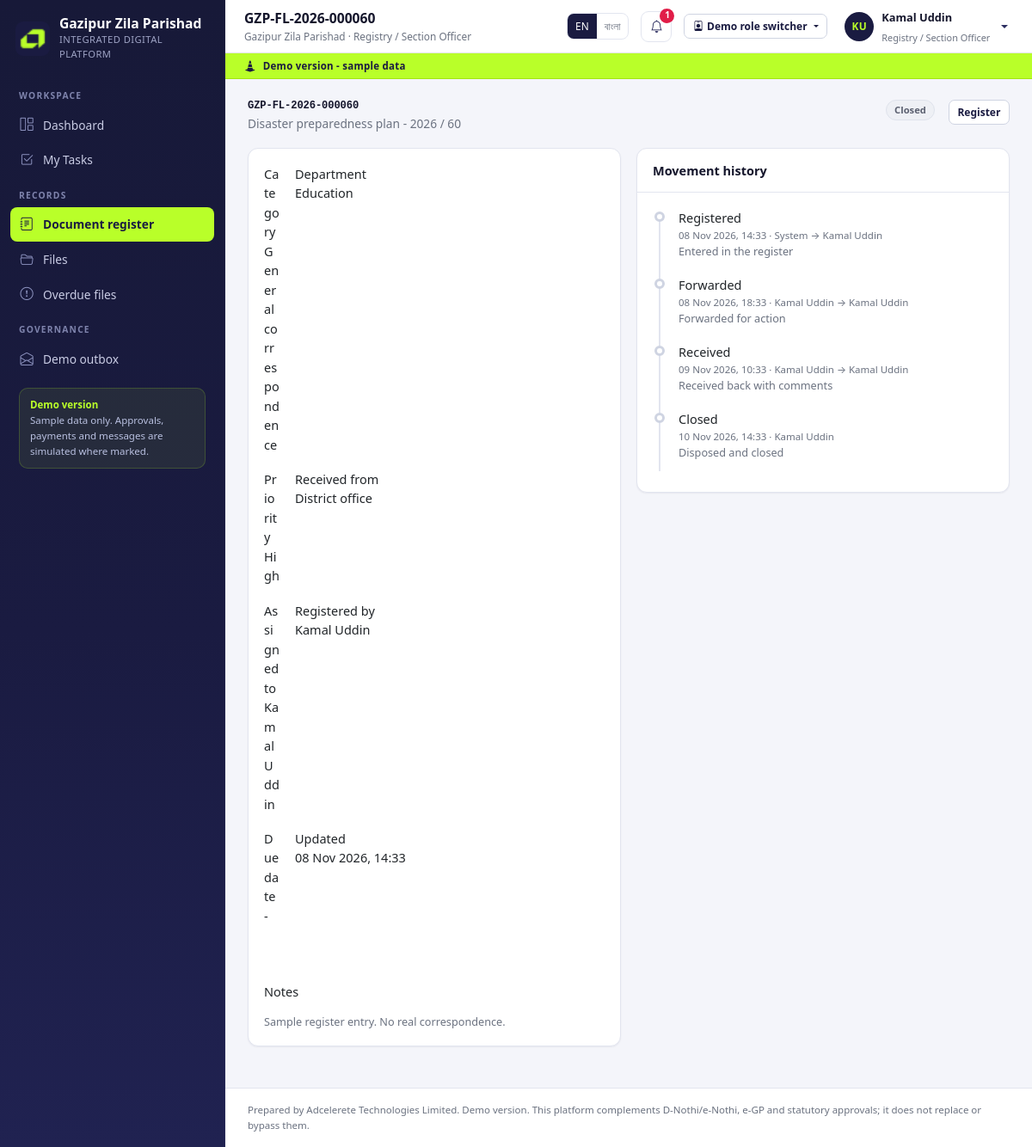
/app/documents/60/ (signed in), run on the app's committed database.
### documents/models.py (models this page shows, shortened)
class DocumentFile(models.Model):
    CATEGORIES = [
        ('general', 'General correspondence'),
        ('procurement', 'Procurement'),
        ('legal', 'Legal / statutory'),
        ('hr', 'Human resources'),
        ('project', 'Project file'),
        ('finance', 'Finance'),
        ('other', 'Other'),
    ]
    STATUS = [('open', 'Open'), ('in_progress', 'In progress'),
              ('closed', 'Closed'), ('archived', 'Archived')]
    PRIORITY = [('normal', 'Normal'), ('high', 'High'), ('urgent', 'Urgent')]
    CONFIDENTIALITY = [('normal', 'Normal'), ('confidential', 'Confidential')]
    file_no = models.CharField(max_length=40, unique=True)
    subject = models.CharField(max_length=200)
    category = models.CharField(max_length=20, choices=CATEGORIES, default='general')
    department = models.ForeignKey('hr.Department', null=True, blank=True,
                                   on_delete=models.SET_NULL, related_name='document_files')
    status = models.CharField(max_length=20, choices=STATUS, default='open')
    priority = models.CharField(max_length=10, choices=PRIORITY, default='normal')
    confidentiality = models.CharField(max_length=20, choices=CONFIDENTIALITY,
                                       default='normal')
    received_from = models.CharField(max_length=160, blank=True)
    assigned_to = models.ForeignKey(settings.AUTH_USER_MODEL, null=True, blank=True,
                                    on_delete=models.SET_NULL, related_name='assigned_files')
    created_by = models.ForeignKey(settings.AUTH_USER_MODEL, null=True, blank=True,
                                   on_delete=models.SET_NULL, related_name='created_files')
    due_date = models.DateField(null=True, blank=True)
    attachment = models.FileField(upload_to='documents/', blank=True, null=True)
    notes = models.TextField(blank=True)
    created_at = models.DateTimeField(default=timezone.now)
    updated_at = models.DateTimeField(auto_now=True)
    class Meta:
        ordering = ['-created_at']
    @property
    def is_overdue(self):
        return bool(self.due_date and self.due_date < timezone.localdate()
                    and self.status not in ('closed', 'archived'))
    @property
    def workflow_instance(self):
        from workflow.models import WorkflowInstance
        return WorkflowInstance.objects.filter(
            object_type='documents.DocumentFile', object_id=self.pk
        ).order_by('-created_at').first()

class FileMovement(models.Model):
    ACTIONS = [('register', 'Registered'), ('forward', 'Forwarded'),
               ('receive', 'Received'), ('return', 'Returned'),
               ('close', 'Closed'), ('note', 'Note added')]
    file = models.ForeignKey(DocumentFile, on_delete=models.CASCADE,
                             related_name='movements')
    action = models.CharField(max_length=20, choices=ACTIONS, default='note')
    from_user = models.ForeignKey(settings.AUTH_USER_MODEL, null=True, blank=True,
                                  on_delete=models.SET_NULL, related_name='+')
    to_user = models.ForeignKey(settings.AUTH_USER_MODEL, null=True, blank=True,
                                on_delete=models.SET_NULL, related_name='+')
    note = models.CharField(max_length=255, blank=True)
    created_at = models.DateTimeField(default=timezone.now)
    class Meta:
        ordering = ['created_at']

### accounts/models.py (models this page shows, shortened)
class User(AbstractUser):
    role = models.ForeignKey(Role, null=True, blank=True, on_delete=models.SET_NULL,
                             related_name='users')
    phone = models.CharField(max_length=30, blank=True)
    department = models.ForeignKey('hr.Department', null=True, blank=True,
                                   on_delete=models.SET_NULL, related_name='users')
    designation = models.ForeignKey('hr.Designation', null=True, blank=True,
                                    on_delete=models.SET_NULL, related_name='users')
    facility = models.ForeignKey('facilities.Facility', null=True, blank=True,
                                 on_delete=models.SET_NULL, related_name='operators',
                                 help_text='Assigned facility for reception operators.')
    email_verified = models.BooleanField(default=False)
    is_demo = models.BooleanField(default=True)
    otp_code = models.CharField(max_length=8, blank=True)
    otp_created_at = models.DateTimeField(null=True, blank=True)
    otp_attempts = models.PositiveIntegerField(default=0)
    class Meta:
        ordering = ['first_name', 'username']
    @property
    def display_name(self):
        return self.get_full_name() or self.username
    @property
    def role_name(self):
        return self.role.name if self.role else 'No role'
    @property
    def is_citizen(self):
        return bool(self.role and self.role.code == 'citizen')
    @property
    def is_staff_portal_user(self):
        return bool(self.role and self.role.code != 'citizen')
    @property
    def is_read_only(self):
        return bool(self.role and self.role.is_read_only)
    def can(self, code):
        if not getattr(self, 'is_authenticated', False):
            return False
        if self.is_superuser:
            return True
        if not self.role_id:
            return False
        cache = getattr(self, '_perm_cache', None)
        if cache is None:
            cache = set(self.role.permissions.values_list('code', flat=True))
            self._perm_cache = cache
        return code in cache

class Role(models.Model):
    code = models.SlugField(max_length=40, unique=True)
    name = models.CharField(max_length=120)
    description = models.TextField(blank=True)
    permissions = models.ManyToManyField(Permission, blank=True, related_name='roles')
    is_read_only = models.BooleanField(
        default=False,
        help_text='Read-only roles cannot submit changes anywhere in the platform.',
    )
    sort_order = models.PositiveIntegerField(default=100)
    class Meta:
        ordering = ['sort_order', 'name']

### hr/models.py (models this page shows, shortened)
class Department(models.Model):
    name = models.CharField(max_length=120, unique=True)
    code = models.SlugField(max_length=30, unique=True)
    head = models.ForeignKey(settings.AUTH_USER_MODEL, null=True, blank=True,
                             on_delete=models.SET_NULL, related_name='headed_departments')
    class Meta:
        ordering = ['name']

### documents/views.py (the view, shortened to what this page needs)
# urls.py: path('documents/<int:pk>/', views.file_detail, name='documents_file'),
@perm_required('documents.view')
def file_detail(request, pk):
    doc = get_object_or_404(
        DocumentFile.objects.select_related('department', 'assigned_to', 'created_by'), pk=pk)
    if doc.confidentiality == 'confidential' and not (
            request.user.can('documents.confidential')
            or request.user.pk in (doc.created_by_id, doc.assigned_to_id)):
        raise PermissionDenied('This file is confidential.')
    return render(request, 'documents/file_detail.html', {
        'doc': doc,
        'movements': doc.movements.select_related('from_user', 'to_user'),
        'users': User.objects.filter(is_active=True).select_related('role'),
        'actions': FileMovement.ACTIONS,
        'page_title': doc.file_no,
    })

### accounts/demo.py (called while the page is built)
def demo_accounts():
    from accounts.models import User
    existing = {
        u.username: u for u in User.objects.filter(
            username__in=[a[0] for a in DEMO_ACCOUNTS]
        ).select_related('role')
    }
    out = []
    for username, label in DEMO_ACCOUNTS:
        user = existing.get(username)
        out.append({
            'username': username,
            'label': user.role.name if user and user.role else label,
            'name': user.display_name if user else label,
            'role_code': user.role.code if user and user.role else '',
        })
    return out

### accounts/nav.py (called while the page is built)
def build_nav(user):
    if not user or not user.is_authenticated:
        return []
    is_citizen = user.is_citizen
    groups = []
    for group_label, items in NAV:
        visible = []
        for label, url, perm, icon in items:
            if perm is None:
                if is_citizen:
                    continue
            elif not user.can(perm):
                continue
            visible.append({'label': label, 'url': url, 'icon': icon})
        if visible:
            groups.append({'label': group_label, 'items': visible})
    return groups

### core/i18n.py (called while the page is built)
def translate(text, lang='en'):
    if lang == 'bn':
        return BN.get(text) or BN_EXTRA.get(text) or text
    return text

### core/models.py (called while the page is built)
def get_setting(key, default=''):
    from core.models import AppSetting
    try:
        return AppSetting.objects.get(key=key).value
    except AppSetting.DoesNotExist:
        return default

### core/templatetags/gzp.py (called while the page is built)
@register.simple_tag(takes_context=True)
def t(context, text):
    return i18n.translate(text, context.get('lang', 'en'))

@register.filter
def tr(value, lang):
    return i18n.translate(str(value), lang)

@register.filter
def dt(value, fmt='d M Y, H:i'):
    if not value:
        return '-'
    if timezone.is_aware(value):
        value = timezone.localtime(value)
    return formats.date_format(value, fmt)

@register.filter
def d(value, fmt='d M Y'):
    if not value:
        return '-'
    return formats.date_format(value, fmt)

@register.filter
def can(code, user):
    return bool(user and user.is_authenticated and user.can(code))

@register.filter
def initials(value):
    parts = [p for p in str(value or '').split() if p]
    return ''.join(p[0].upper() for p in parts[:2]) or '?'

@register.simple_tag
def nav_active(request, prefix):
    path = request.path
    if prefix == '/app/':
        return 'active' if path == '/app/' else ''
    return 'active' if path.startswith(prefix) else ''

### templates/documents/file_detail.html (shortened to what this page needs)
{% extends 'base.html' %}
{% load gzp %}
{% block content %}
<div class="page-head">
  <div>
    <h1 class="mono">{{ doc.file_no }}</h1>
    <div class="sub">{{ doc.subject }}</div>
  </div>
  <span class="chip chip-{{ doc.status|chip }}">{{ doc.get_status_display }}</span>
  <a class="btn btn-sm btn-outline-primary" href="/app/documents/">Register</a>
</div>
<div class="two-col">
  <div>
    <div class="card">
      <div class="card-body detail-grid">
        <div><div class="k">Category</div><div class="v">{{ doc.get_category_display }}</div></div>
        <div><div class="k">Department</div><div class="v">{{ doc.department.name|default:"-" }}</div></div>
        <div><div class="k">Priority</div><div class="v">{{ doc.get_priority_display }}</div></div>
        <div><div class="k">Received from</div><div class="v">{{ doc.received_from|default:"-" }}</div></div>
        <div><div class="k">Assigned to</div><div class="v">{{ doc.assigned_to.display_name|default:"Unassigned" }}</div></div>
        <div><div class="k">Registered by</div><div class="v">{{ doc.created_by.display_name|default:"-" }}</div></div>
        <div><div class="k">Due date</div><div class="v">{% if doc.is_overdue %}<span class="chip chip-danger">{{ doc.due_date|d }}</span>{% else %}{{ doc.due_date|d }}{% endif %}</div></div>
        <div><div class="k">Updated</div><div class="v">{{ doc.updated_at|dt }}</div></div>
      </div>
      {% if doc.notes %}<div class="card-body"><div class="section-title">Notes</div><p class="small mb-0">{{ doc.notes }}</p></div>{% endif %}
    </div>
  </div>
  <div class="card">
    <div class="card-header"><strong>Movement history</strong></div>
    <div class="card-body">
      <div class="timeline">
        {% for move in movements %}
          <div class="tl-item">
            <div>
              <div class="t">{{ move.get_action_display }}</div>
              <div class="note-inline">{{ move.created_at|dt }} · {{ move.from_user.display_name|default:"System" }}
                {% if move.to_user %}→ {{ move.to_user.display_name }}{% endif %}</div>
              {% if move.note %}<div class="small">{{ move.note }}</div>{% endif %}
            </div>
          </div>
        {% empty %}
          <div class="note-inline">No movements recorded.</div>
        {% endfor %}
      </div>
    </div>
  </div>
</div>
{% endblock %}

### templates/base.html (shortened to what this page needs)
{% load static gzp %}<!doctype html>
<html lang="{{ lang }}">
<head>
  <link rel="stylesheet" href="{% static 'vendor/bootstrap/bootstrap.min.css' %}">
  <link rel="stylesheet" href="{% static 'vendor/bootstrap-icons/bootstrap-icons.min.css' %}">
  <link rel="stylesheet" href="{% static 'css/gzp.css' %}">
</head>
<body class="{% block body_class %}{% endblock %}">
{% if user.is_authenticated and user.is_staff_portal_user %}
  <aside class="sidebar" id="sidebar" aria-label="Main navigation">
    <div class="brand">
      <img src="{% static 'img/adcelerete_logo.png' %}" alt="Adcelerete logo">
      <div>
        <div class="brand-name">{{ APP_NAME_MAIN }}</div>
        <div class="brand-sub">{{ APP_NAME_SUB }}</div>
      </div>
    </div>
    <div class="sidebar-scroll">
      {% for group in nav_groups %}
        <div class="nav-group">
          <div class="nav-group-label">{{ group.label|tr:lang }}</div>
          {% for item in group.items %}
            <a class="nav-item {% nav_active request item.url %}" href="{{ item.url }}">
              <i class="bi bi-{{ item.icon }}"></i><span>{{ item.label|tr:lang }}</span>
            </a>
          {% endfor %}
        </div>
      {% endfor %}
      <div class="sidebar-note">
        <strong>{% t "Demo version" %}</strong><br>
        Sample data only. Approvals, payments and messages are simulated where marked.
      </div>
    </div>
  </aside>
  <div class="app-shell">
    <header class="topbar">
      <div>
        <div class="page-title">{% block topbar_title %}{{ page_title|default:"Dashboard" }}{% endblock %}</div>
        <div class="crumb">{{ APP_NAME_MAIN }} · {{ user.role_name }}</div>
      </div>
      <div class="lang-switch" role="group" aria-label="Language">
        <a class="{% if lang == 'en' %}on{% endif %}" href="/lang/en/?next={{ request.get_full_path|urlencode }}">EN</a>
        <a class="{% if lang == 'bn' %}on{% endif %}" href="/lang/bn/?next={{ request.get_full_path|urlencode }}">বাংলা</a>
      </div>
      <a class="icon-btn" href="/app/notifications/" aria-label="Notifications">
        <i class="bi bi-bell"></i>
        {% if unread_count %}<span class="badge-dot">{{ unread_count }}</span>{% endif %}
      </a>
      {% if DEMO_MODE %}{% include 'partials/demo_switcher.html' %}{% endif %}
      <div class="dropdown">
        <a class="user-chip dropdown-toggle" href="#" data-bs-toggle="dropdown" aria-expanded="false">
          <span class="avatar">{{ user.display_name|initials }}</span>
          <span class="d-none d-lg-block">
            <span class="u-name">{{ user.display_name }}</span><br>
            <span class="u-role">{{ user.role_name }}</span>
          </span>
        </a>
      </div>
    </header>
    <div class="demo-ribbon"><i class="bi bi-cone-striped"></i> {% t "Demo version - sample data" %}</div>
    <main class="page" id="main">
{% endif %}
      {% block content %}{% endblock %}
{% if user.is_authenticated and user.is_staff_portal_user %}
    </main>
    <footer class="app-footer">
      Prepared by {{ SUPPLIER }}. Demo version. This platform complements D-Nothi/e-Nothi, e-GP and statutory approvals; it does not replace or bypass them.
    </footer>
  </div>
{% endif %}
</body>
</html>

### data on the page
DocumentFile: file_no "GZP-FL-2026-000060", subject "Disaster preparedness plan - 2026 / 60", status "Closed", category "General correspondence", department.name "Education", priority "High", received_from "District office", assigned_to.display_name "Kamal Uddin", created_by.display_name "Kamal Uddin", due_date|d "-", updated_at|dt "08 Nov 2026, 14:33", notes "Sample register entry. No real correspondence."
User: role_name "Registry / Section Officer", display_name|initials "KU", display_name "Kamal Uddin"
FileMovement: action "Registered", created_at|dt "08 Nov 2026, 14:33", from_user.display_name "System", to_user.display_name "Kamal Uddin", note "Entered in the register"
FileMovement: action "Forwarded", created_at|dt "08 Nov 2026, 18:33", from_user.display_name "Kamal Uddin", to_user.display_name "Kamal Uddin", note "Forwarded for action"
FileMovement: action "Received", created_at|dt "09 Nov 2026, 10:33", from_user.display_name "Kamal Uddin", to_user.display_name "Kamal Uddin", note "Received back with comments"
FileMovement: action "Closed", created_at|dt "10 Nov 2026, 14:33", from_user.display_name "Kamal Uddin", note "Disposed and closed"

### other printed values
{{ APP_NAME_MAIN }} "Gazipur Zila Parishad"
{{ APP_NAME_SUB }} "INTEGRATED DIGITAL PLATFORM"
{{ group.label|tr:lang }} "WORKSPACE" "RECORDS" "GOVERNANCE"
{{ item.label|tr:lang }} "Dashboard" "My Tasks" "Document register" "Files" "Overdue files" "Demo outbox"
{{ unread_count }} "1"
{{ SUPPLIER }} "Adcelerete Technologies Limited"
